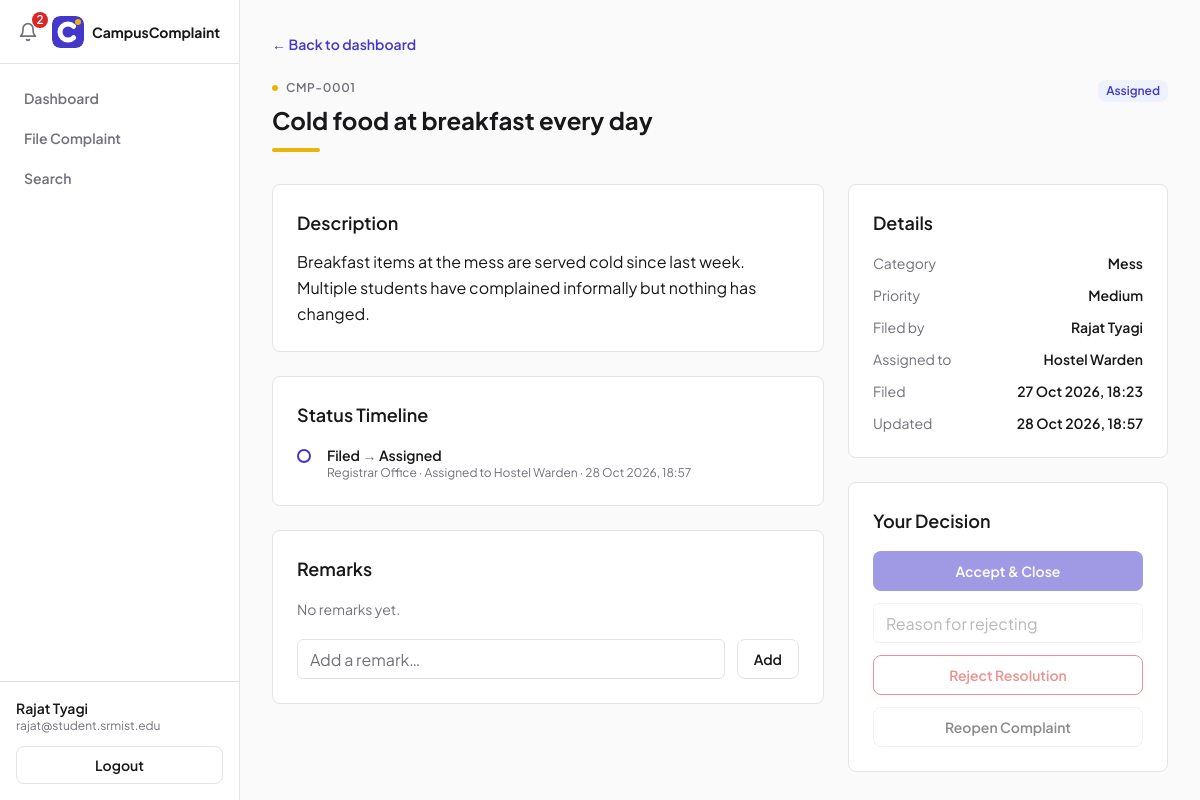
The app's page /complaints/CMP-0001/ (signed in) with its own data.
### complaints/models.py (models this page shows, shortened)
class User(AbstractUser):
    class Role(models.TextChoices):
        STUDENT = "STUDENT", "Student"
        ADMIN = "ADMIN", "Admin"
        DEPARTMENT = "DEPARTMENT", "Department"
    username = models.CharField(max_length=150, unique=True, blank=True)
    name = models.CharField(max_length=120)
    email = models.EmailField(unique=True)
    role = models.CharField(
        max_length=20,
        choices=Role.choices,
        default=Role.STUDENT,
    )
    department = models.CharField(
        max_length=80,
        blank=True,
        help_text="Only used for department accounts (e.g. Mess, Hostel).",
    )
    objects = UserManager()
    USERNAME_FIELD = "email"
    REQUIRED_FIELDS = []
    @property
    def is_student(self):
        return self.role == self.Role.STUDENT
    @property
    def is_department(self):
        return self.role == self.Role.DEPARTMENT
    @property
    def is_administrator(self):
        return self.role == self.Role.ADMIN

class Complaint(models.Model):
    class Category(models.TextChoices):
        MESS = "MESS", "Mess"
        HOSTEL = "HOSTEL", "Hostel"
        ACADEMICS = "ACADEMICS", "Academics"
        INFRASTRUCTURE = "INFRASTRUCTURE", "Infrastructure"
        OTHERS = "OTHERS", "Others"
    class Priority(models.TextChoices):
        LOW = "LOW", "Low"
        MEDIUM = "MEDIUM", "Medium"
        HIGH = "HIGH", "High"
        URGENT = "URGENT", "Urgent"
    class Status(models.TextChoices):
        FILED = "FILED", "Filed"
        ASSIGNED = "ASSIGNED", "Assigned"
        IN_PROGRESS = "IN_PROGRESS", "In Progress"
        RESOLVED = "RESOLVED", "Resolved"
        CLOSED = "CLOSED", "Closed"
        REOPENED = "REOPENED", "Reopened"
    ALLOWED_TRANSITIONS = {
        Status.FILED: {Status.ASSIGNED},
        Status.ASSIGNED: {Status.IN_PROGRESS},
        Status.IN_PROGRESS: {Status.RESOLVED},
        Status.RESOLVED: {Status.CLOSED, Status.IN_PROGRESS},
        Status.CLOSED: {Status.REOPENED},
        Status.REOPENED: {Status.IN_PROGRESS},
    }
    number = models.CharField(max_length=12, unique=True, editable=False, blank=True)
    title = models.CharField(max_length=120)
    description = models.TextField()
    category = models.CharField(max_length=20, choices=Category.choices)
    priority = models.CharField(
        max_length=10,
        choices=Priority.choices,
        default=Priority.MEDIUM,
    )
    status = models.CharField(
        max_length=20,
        choices=Status.choices,
        default=Status.FILED,
    )
    created_by = models.ForeignKey(
        User,
        on_delete=models.PROTECT,
        related_name="filed_complaints",
    )
    assigned_to = models.ForeignKey(
        User,
        on_delete=models.SET_NULL,
        null=True,
        blank=True,
        related_name="assigned_complaints",
    )
    created_at = models.DateTimeField(default=timezone.now)
    updated_at = models.DateTimeField(default=timezone.now)
    closed_at = models.DateTimeField(null=True, blank=True)
    class Meta:
        ordering = ["-updated_at"]
    @property
    def can_reopen(self):
        return self.status == self.Status.CLOSED

class StatusEvent(models.Model):
    complaint = models.ForeignKey(
        Complaint,
        on_delete=models.CASCADE,
        related_name="history",
    )
    from_status = models.CharField(max_length=20, choices=Complaint.Status.choices)
    to_status = models.CharField(max_length=20, choices=Complaint.Status.choices)
    actor = models.ForeignKey(
        User,
        on_delete=models.SET_NULL,
        null=True,
        related_name="status_events",
    )
    actor_name = models.CharField(max_length=120)
    note = models.CharField(max_length=255, blank=True)
    created_at = models.DateTimeField(default=timezone.now)
    class Meta:
        ordering = ["created_at"]

### complaints/views.py (the view)
@login_required
def complaint_detail(request, number):
    complaint = get_object_or_404(
        Complaint.objects.select_related("created_by", "assigned_to"),
        number__iexact=number,
    )
    user = request.user
    is_owner = user.is_student and complaint.created_by_id == user.id
    is_assigned_department = (
        user.is_department and complaint.assigned_to_id == user.id
    )
    context = {
        "c": complaint,
        "departments": services.department_accounts() if user.is_administrator else None,
        "assign_form": AssignForm(),
        "remark_form": RemarkForm(),
        "resolution_form": ResolutionForm(),
        "reject_form": RejectForm(),
        "is_owner": is_owner,
        "is_assigned_department": is_assigned_department,
        "can_assign": user.is_administrator
        and complaint.status == Complaint.Status.FILED,
        "can_start": is_assigned_department
        and complaint.status in {Complaint.Status.ASSIGNED, Complaint.Status.REOPENED},
        "can_resolve": is_assigned_department
        and complaint.status == Complaint.Status.IN_PROGRESS,
        "can_accept": is_owner and complaint.status == Complaint.Status.RESOLVED,
        "can_reject": is_owner and complaint.status == Complaint.Status.RESOLVED,
        "can_reopen": is_owner and complaint.can_reopen,
        "can_edit": services.can_edit(user, complaint),
        "can_delete": services.can_delete(user, complaint),
        "active": "",
    }
    return render(request, "complaints/detail.html", context)

### complaints/templates/complaints/detail.html (shortened to what this page needs)
{% extends "base.html" %}
{% block content %}
<div class="mb-6">
    <a href="{% url 'home' %}" class="text-sm font-semibold text-primary hover:underline">&larr; Back to dashboard</a>
</div>
<div class="mb-8 flex flex-wrap items-start justify-between gap-4">
    <div>
        <div class="mb-2 flex items-center gap-2 text-xs font-semibold uppercase tracking-wider text-muted">
            <span class="h-1.5 w-1.5 rounded-full bg-accent"></span>
            <span>{{ c.number }}</span>
        </div>
        <h1 class="text-2xl font-bold text-ink">{{ c.title }}</h1>
        <div class="mt-3 h-1 w-12 rounded-full bg-accent"></div>
    </div>
    <div class="flex flex-wrap items-center gap-2">
        {% include "fragments/badge.html" with status=c.status label=c.get_status_display %}
    </div>
</div>
<div class="grid gap-6 lg:grid-cols-[1fr_320px]">
    <div class="space-y-6">
        <div class="rounded-lg border border-border bg-card p-6">
            <h2 class="mb-3 text-lg font-semibold text-ink">Description</h2>
            <p class="whitespace-pre-wrap text-base leading-relaxed text-ink">{{ c.description }}</p>
        </div>
        <div class="rounded-lg border border-border bg-card p-6">
            <h2 class="mb-4 text-lg font-semibold text-ink">Status Timeline</h2>
            <ol class="space-y-4">
                {% for e in c.history.all %}
                <li class="relative flex gap-4 pb-4 last:pb-0">
                    <span class="relative z-10 mt-1 h-3.5 w-3.5 shrink-0 rounded-full border-2 border-primary bg-card"></span>
                    <div>
                        <div class="text-sm font-semibold text-ink">
                            <span>{{ e.get_from_status_display }}</span>
                            <span class="text-muted">&rarr;</span>
                            <span>{{ e.get_to_status_display }}</span>
                        </div>
                        <div class="text-xs text-muted">
                            <span>{{ e.actor_name }}</span>
                            {% if e.note %}<span> · {{ e.note }}</span>{% endif %}
                            <span> · </span><span>{{ e.created_at|date:"d M Y, H:i" }}</span>
                        </div>
                    </div>
                </li>
                {% empty %}
                <li class="text-sm text-muted">No transitions yet.</li>
                {% endfor %}
            </ol>
        </div>
        <div class="rounded-lg border border-border bg-card p-6">
            <h2 class="mb-4 text-lg font-semibold text-ink">Remarks</h2>
            <div class="mb-5 space-y-3">
                {% for r in c.remarks.all %}
                <div class="rounded-lg border border-border bg-page p-4">
                    <div class="mb-1 flex items-center justify-between">
                        <span class="text-sm font-semibold text-ink">
                            <span>{{ r.author_name }}</span>
                            <span class="ml-2 rounded-lg bg-surface px-2 py-0.5 text-xs font-semibold text-primary">{{ r.author_role }}</span>
                        </span>
                        <span class="text-xs text-muted">{{ r.created_at|date:"d M Y, H:i" }}</span>
                    </div>
                    <p class="text-sm text-ink">{{ r.text }}</p>
                </div>
                {% empty %}
                <div class="text-sm text-muted">No remarks yet.</div>
                {% endfor %}
            </div>
            <form action="{% url 'add_remark' c.number %}" method="post" class="flex gap-3">
                {{ remark_form.text }}
                <button type="submit"
                        class="h-10 rounded-lg border border-border px-4 text-sm font-semibold text-ink transition hover:bg-page">Add</button>
            </form>
        </div>
    </div>
    <div class="space-y-6">
        <div class="rounded-lg border border-border bg-card p-6">
            <h2 class="mb-4 text-lg font-semibold text-ink">Details</h2>
            <dl class="space-y-3 text-sm">
                <div class="flex justify-between gap-3">
                    <dt class="text-muted">Category</dt>
                    <dd class="font-semibold text-ink">{{ c.get_category_display }}</dd>
                </div>
                <div class="flex justify-between gap-3">
                    <dt class="text-muted">Priority</dt>
                    <dd class="font-semibold text-ink">{{ c.get_priority_display }}</dd>
                </div>
                <div class="flex justify-between gap-3">
                    <dt class="text-muted">Filed by</dt>
                    <dd class="font-semibold text-ink">{{ c.created_by.name }}</dd>
                </div>
                <div class="flex justify-between gap-3">
                    <dt class="text-muted">Assigned to</dt>
                    <dd class="font-semibold text-ink">{{ c.assigned_to.name|default:"Not assigned" }}</dd>
                </div>
                <div class="flex justify-between gap-3">
                    <dt class="text-muted">Filed</dt>
                    <dd class="font-semibold text-ink">{{ c.created_at|date:"d M Y, H:i" }}</dd>
                </div>
                <div class="flex justify-between gap-3">
                    <dt class="text-muted">Updated</dt>
                    <dd class="font-semibold text-ink">{{ c.updated_at|date:"d M Y, H:i" }}</dd>
                </div>
            </dl>
        </div>
        {% if is_owner %}
        <div class="rounded-lg border border-border bg-card p-6">
            <h2 class="mb-4 text-lg font-semibold text-ink">Your Decision</h2>
            <div class="space-y-3">
                <form action="{% url 'accept_complaint' c.number %}" method="post">
                    <button type="submit"
                            {% if not can_accept %}disabled title="Available once the department marks it resolved"{% endif %}
                            class="h-10 w-full rounded-lg bg-primary px-4 text-sm font-semibold text-white transition hover:bg-primary-hover disabled:cursor-not-allowed disabled:opacity-50">Accept &amp; Close</button>
                </form>
                <form action="{% url 'reject_complaint' c.number %}" method="post" class="space-y-3">
                    <input type="text" name="reason" maxlength="300" placeholder="Reason for rejecting"
                           {% if not can_reject %}disabled{% endif %}
                           class="h-10 w-full rounded-md border border-border px-3 text-base text-ink placeholder:text-muted focus:border-primary focus:outline-none disabled:opacity-50">
                    <button type="submit"
                            {% if not can_reject %}disabled title="Available once the department marks it resolved"{% endif %}
                            class="h-10 w-full rounded-lg border border-danger px-4 text-sm font-semibold text-danger transition hover:bg-danger/5 disabled:cursor-not-allowed disabled:opacity-50">Reject Resolution</button>
                </form>
                <form action="{% url 'reopen_complaint' c.number %}" method="post">
                    <button type="submit"
                            {% if not can_reopen %}disabled title="Reopen is available once the complaint is closed"{% endif %}
                            class="h-10 w-full rounded-lg border border-border px-4 text-sm font-semibold text-ink transition hover:bg-page disabled:cursor-not-allowed disabled:opacity-50">Reopen Complaint</button>
                </form>
            </div>
        </div>
        {% endif %}
    </div>
</div>
{% endblock %}

### complaints/templates/fragments/sidebar.html (shortened to what this page needs)
{% load static %}
<nav id="sidebarNav" class="fixed inset-y-0 left-0 z-40 flex w-60 -translate-x-full flex-col border-r border-border bg-card transition-transform duration-200 ease-out lg:translate-x-0">
    <div class="relative flex h-16 items-center gap-2 border-b border-border px-3">
        <button type="button" id="notifToggle" aria-label="Notifications"
                class="relative hidden h-8 w-8 shrink-0 items-center justify-center rounded-lg text-muted transition hover:bg-page hover:text-ink lg:flex">
            <svg xmlns="http://www.w3.org/2000/svg" viewBox="0 0 24 24" fill="none" stroke="currentColor"
                 stroke-width="2" stroke-linecap="round" stroke-linejoin="round" class="h-5 w-5">
                <path d="M6 8a6 6 0 0 1 12 0c0 7 3 9 3 9H3s3-2 3-9"></path>
                <path d="M10.3 21a1.94 1.94 0 0 0 3.4 0"></path>
            </svg>
            {% if unread_count > 0 %}
            <span class="absolute -right-1 -top-1 inline-flex h-4 min-w-[16px] items-center justify-center rounded-full bg-danger px-1 text-xs font-semibold text-white">{{ unread_count }}</span>
            {% endif %}
        </button>
        <img src="{% static 'img/logo-mark.svg' %}" alt="CampusComplaint" class="h-8 w-8 shrink-0 rounded-lg">
        <span class="min-w-0 truncate text-sm font-bold text-ink">CampusComplaint</span>
    </div>
    <div class="flex-1 space-y-1 px-3 py-4">
        {% if user.is_student %}
        <a href="{% url 'dashboard_student' %}"
           class="block rounded-lg px-3 py-2 text-sm font-semibold transition {% if active == 'dashboard' %}bg-surface text-primary{% else %}text-muted hover:bg-page hover:text-ink{% endif %}">Dashboard</a>
        {% elif user.is_administrator %}
        <a href="{% url 'dashboard_admin' %}"
           class="block rounded-lg px-3 py-2 text-sm font-semibold transition {% if active == 'dashboard' %}bg-surface text-primary{% else %}text-muted hover:bg-page hover:text-ink{% endif %}">Dashboard</a>
        {% else %}
        <a href="{% url 'dashboard_department' %}"
           class="block rounded-lg px-3 py-2 text-sm font-semibold transition {% if active == 'dashboard' %}bg-surface text-primary{% else %}text-muted hover:bg-page hover:text-ink{% endif %}">My Queue</a>
        {% endif %}
        {% if user.is_student %}
        <a href="{% url 'complaint_create' %}"
           class="block rounded-lg px-3 py-2 text-sm font-semibold transition {% if active == 'new' %}bg-surface text-primary{% else %}text-muted hover:bg-page hover:text-ink{% endif %}">File Complaint</a>
        {% endif %}
        <a href="{% url 'search' %}"
           class="block rounded-lg px-3 py-2 text-sm font-semibold transition {% if active == 'search' %}bg-surface text-primary{% else %}text-muted hover:bg-page hover:text-ink{% endif %}">Search</a>
    </div>
    <div class="border-t border-border px-4 py-4">
        <div class="text-sm font-semibold text-ink">{{ user.name }}</div>
        <div class="mb-3 text-xs text-muted">{{ user.email }}</div>
        <form method="post" action="{% url 'logout' %}">
            <button type="submit"
                    class="block w-full rounded-lg border border-border px-3 py-2 text-center text-sm font-semibold text-ink transition hover:bg-page">Logout</button>
        </form>
    </div>
</nav>

### records on screen
User: name "Rajat Tyagi", email "rajat@student.srmist.edu"
Complaint: number "CMP-0001", title "Cold food at breakfast every day", description "Breakfast items at the mess are served cold since last week. Multiple students have complained informally but nothing has changed.", category "Mess", priority "Medium", created_by.name "Rajat Tyagi", assigned_to.name "Hostel Warden", created_at "27 Oct 2026, 18:23", updated_at "28 Oct 2026, 18:57"
StatusEvent: from_status "Filed", to_status "Assigned", actor_name "Registrar Office", note "Assigned to Hostel Warden", created_at "28 Oct 2026, 18:57"

### other values on screen
{{ unread_count }} "2"
{{ label }} "Assigned"
